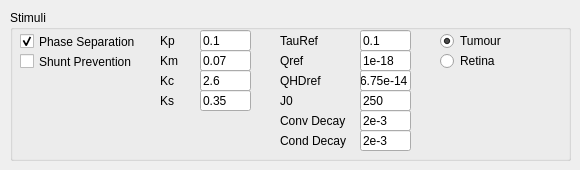
        <widget class="QWidget" name="tab_16">
         <attribute name="title">
          <string>Angio (2)</string>
         </attribute>
         <widget class="QGroupBox" name="groupBox_16">
          <property name="geometry">
           <rect>
            <x>10</x>
            <y>10</y>
            <width>561</width>
            <height>151</height>
           </rect>
          </property>
          <property name="title">
           <string>Stimuli</string>
          </property>
          <property name="flat">
           <bool>true</bool>
          </property>
          <widget class="QCheckBox" name="phaseSeparation">
           <property name="geometry">
            <rect>
             <x>10</x>
             <y>20</y>
             <width>131</width>
             <height>23</height>
            </rect>
           </property>
           <property name="text">
            <string>Phase Separation</string>
           </property>
           <property name="checked">
            <bool>true</bool>
           </property>
          </widget>
          <widget class="QCheckBox" name="shuntPrevention">
           <property name="geometry">
            <rect>
             <x>10</x>
             <y>40</y>
             <width>131</width>
             <height>23</height>
            </rect>
           </property>
           <property name="text">
            <string>Shunt Prevention</string>
           </property>
          </widget>
          <widget class="QLabel" name="label_54">
           <property name="geometry">
            <rect>
             <x>150</x>
             <y>80</y>
             <width>41</width>
             <height>21</height>
            </rect>
           </property>
           <property name="text">
            <string>Ks</string>
           </property>
          </widget>
          <widget class="QLabel" name="label_52">
           <property name="geometry">
            <rect>
             <x>150</x>
             <y>40</y>
             <width>41</width>
             <height>21</height>
            </rect>
           </property>
           <property name="text">
            <string>Km</string>
           </property>
          </widget>
          <widget class="QLineEdit" name="Km">
           <property name="geometry">
            <rect>
             <x>190</x>
             <y>40</y>
             <width>51</width>
             <height>21</height>
            </rect>
           </property>
           <property name="text">
            <string>0.07</string>
           </property>
          </widget>
          <widget class="QLineEdit" name="Ks">
           <property name="geometry">
            <rect>
             <x>190</x>
             <y>80</y>
             <width>51</width>
             <height>21</height>
            </rect>
           </property>
           <property name="text">
            <string>0.35</string>
           </property>
          </widget>
          <widget class="QLineEdit" name="Kp">
           <property name="geometry">
            <rect>
             <x>190</x>
             <y>20</y>
             <width>51</width>
             <height>21</height>
            </rect>
           </property>
           <property name="text">
            <string>0.1</string>
           </property>
          </widget>
          <widget class="QLabel" name="label_21">
           <property name="geometry">
            <rect>
             <x>150</x>
             <y>20</y>
             <width>41</width>
             <height>21</height>
            </rect>
           </property>
           <property name="text">
            <string>Kp</string>
           </property>
          </widget>
          <widget class="QLineEdit" name="Kc">
           <property name="geometry">
            <rect>
             <x>190</x>
             <y>60</y>
             <width>51</width>
             <height>21</height>
            </rect>
           </property>
           <property name="text">
            <string>2.6</string>
           </property>
          </widget>
          <widget class="QLabel" name="label_67">
           <property name="geometry">
            <rect>
             <x>150</x>
             <y>60</y>
             <width>41</width>
             <height>21</height>
            </rect>
           </property>
           <property name="text">
            <string>Kc</string>
           </property>
          </widget>
          <widget class="QLineEdit" name="tauRef">
           <property name="geometry">
            <rect>
             <x>350</x>
             <y>20</y>
             <width>51</width>
             <height>21</height>
            </rect>
           </property>
           <property name="text">
            <string>0.1</string>
           </property>
          </widget>
          <widget class="QLabel" name="label_68">
           <property name="geometry">
            <rect>
             <x>270</x>
             <y>20</y>
             <width>81</width>
             <height>21</height>
            </rect>
           </property>
           <property name="text">
            <string>TauRef</string>
           </property>
          </widget>
          <widget class="QLabel" name="label_77">
           <property name="geometry">
            <rect>
             <x>270</x>
             <y>40</y>
             <width>81</width>
             <height>21</height>
            </rect>
           </property>
           <property name="text">
            <string>Qref</string>
           </property>
          </widget>
          <widget class="QLineEdit" name="Qref">
           <property name="geometry">
            <rect>
             <x>350</x>
             <y>40</y>
             <width>51</width>
             <height>21</height>
            </rect>
           </property>
           <property name="text">
            <string>1e-18</string>
           </property>
          </widget>
          <widget class="QLineEdit" name="QHDref">
           <property name="geometry">
            <rect>
             <x>350</x>
             <y>60</y>
             <width>51</width>
             <height>21</height>
            </rect>
           </property>
           <property name="text">
            <string>6.75e-14</string>
           </property>
          </widget>
          <widget class="QLabel" name="label_78">
           <property name="geometry">
            <rect>
             <x>270</x>
             <y>60</y>
             <width>81</width>
             <height>21</height>
            </rect>
           </property>
           <property name="text">
            <string>QHDref</string>
           </property>
          </widget>
          <widget class="QLineEdit" name="J0">
           <property name="geometry">
            <rect>
             <x>350</x>
             <y>80</y>
             <width>51</width>
             <height>21</height>
            </rect>
           </property>
           <property name="text">
            <string>250</string>
           </property>
          </widget>
          <widget class="QLabel" name="label_79">
           <property name="geometry">
            <rect>
             <x>270</x>
             <y>80</y>
             <width>81</width>
             <height>21</height>
            </rect>
           </property>
           <property name="text">
            <string>J0</string>
           </property>
          </widget>
          <widget class="QLabel" name="label_81">
           <property name="geometry">
            <rect>
             <x>270</x>
             <y>100</y>
             <width>81</width>
             <height>21</height>
            </rect>
           </property>
           <property name="text">
            <string>Conv Decay</string>
           </property>
          </widget>
          <widget class="QLineEdit" name="decayConv">
           <property name="geometry">
            <rect>
             <x>350</x>
             <y>100</y>
             <width>51</width>
             <height>21</height>
            </rect>
           </property>
           <property name="text">
            <string>2e-3</string>
           </property>
          </widget>
          <widget class="QLabel" name="label_82">
           <property name="geometry">
            <rect>
             <x>270</x>
             <y>120</y>
             <width>81</width>
             <height>21</height>
            </rect>
           </property>
           <property name="text">
            <string>Cond Decay</string>
           </property>
          </widget>
          <widget class="QLineEdit" name="decayCond">
           <property name="geometry">
            <rect>
             <x>350</x>
             <y>120</y>
             <width>51</width>
             <height>21</height>
            </rect>
           </property>
           <property name="text">
            <string>2e-3</string>
           </property>
          </widget>
          <widget class="QRadioButton" name="tumourParams">
           <property name="geometry">
            <rect>
             <x>430</x>
             <y>20</y>
             <width>131</width>
             <height>22</height>
            </rect>
           </property>
           <property name="text">
            <string>Tumour</string>
           </property>
           <property name="checked">
            <bool>true</bool>
           </property>
          </widget>
          <widget class="QRadioButton" name="retinaParams">
           <property name="geometry">
            <rect>
             <x>430</x>
             <y>40</y>
             <width>131</width>
             <height>22</height>
            </rect>
           </property>
           <property name="text">
            <string>Retina</string>
           </property>
           <property name="checked">
            <bool>false</bool>
           </property>
          </widget>
         </widget>
        </widget>
